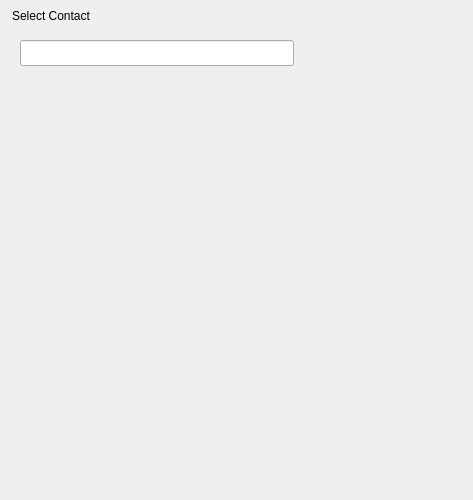
<?xml version="1.0" encoding="UTF-8"?>
<ui version="4.0">
 <class>SelectChatDialog</class>
 <widget class="QDialog" name="SelectChatDialog">
  <property name="geometry">
   <rect>
    <x>0</x>
    <y>0</y>
    <width>473</width>
    <height>500</height>
   </rect>
  </property>
  <property name="windowTitle">
   <string>SelectChatDialog</string>
  </property>
  <layout class="QVBoxLayout" name="verticalLayoutMain">
   <property name="spacing">
    <number>0</number>
   </property>
   <property name="leftMargin">
    <number>0</number>
   </property>
   <property name="topMargin">
    <number>0</number>
   </property>
   <property name="rightMargin">
    <number>0</number>
   </property>
   <property name="bottomMargin">
    <number>0</number>
   </property>
   <item>
    <widget class="QWidget" name="titleBar" native="true">
     <property name="minimumSize">
      <size>
       <width>0</width>
       <height>31</height>
      </size>
     </property>
     <property name="maximumSize">
      <size>
       <width>16777215</width>
       <height>31</height>
      </size>
     </property>
     <layout class="QHBoxLayout" name="horizontalLayout_3">
      <property name="spacing">
       <number>6</number>
      </property>
      <property name="leftMargin">
       <number>12</number>
      </property>
      <property name="topMargin">
       <number>0</number>
      </property>
      <property name="rightMargin">
       <number>0</number>
      </property>
      <property name="bottomMargin">
       <number>0</number>
      </property>
      <item>
       <widget class="QLabel" name="title">
        <property name="text">
         <string>Select Contact</string>
        </property>
       </widget>
      </item>
      <item>
       <spacer name="horizontalSpacer_5">
        <property name="orientation">
         <enum>Qt::Horizontal</enum>
        </property>
        <property name="sizeHint" stdset="0">
         <size>
          <width>40</width>
          <height>20</height>
         </size>
        </property>
       </spacer>
      </item>
      <item>
       <layout class="QGridLayout" name="gridLayout">
        <property name="spacing">
         <number>0</number>
        </property>
        <item row="0" column="1">
         <widget class="QPushButton" name="btnClose">
          <property name="text">
           <string/>
          </property>
          <property name="autoDefault">
           <bool>false</bool>
          </property>
          <property name="flat">
           <bool>true</bool>
          </property>
         </widget>
        </item>
        <item row="1" column="0" colspan="2">
         <spacer name="verticalSpacer_2">
          <property name="orientation">
           <enum>Qt::Vertical</enum>
          </property>
          <property name="sizeHint" stdset="0">
           <size>
            <width>20</width>
            <height>13</height>
           </size>
          </property>
         </spacer>
        </item>
       </layout>
      </item>
     </layout>
    </widget>
   </item>
   <item>
    <widget class="QWidget" name="searchBar" native="true">
     <property name="minimumSize">
      <size>
       <width>0</width>
       <height>44</height>
      </size>
     </property>
     <property name="maximumSize">
      <size>
       <width>16777215</width>
       <height>44</height>
      </size>
     </property>
     <layout class="QHBoxLayout" name="horizontalLayout">
      <property name="spacing">
       <number>9</number>
      </property>
      <property name="leftMargin">
       <number>20</number>
      </property>
      <property name="topMargin">
       <number>0</number>
      </property>
      <property name="rightMargin">
       <number>20</number>
      </property>
      <property name="bottomMargin">
       <number>0</number>
      </property>
      <item>
       <widget class="FilterLineEdit" name="leditFilter">
        <property name="sizePolicy">
         <sizepolicy hsizetype="Fixed" vsizetype="Fixed">
          <horstretch>0</horstretch>
          <verstretch>0</verstretch>
         </sizepolicy>
        </property>
        <property name="minimumSize">
         <size>
          <width>274</width>
          <height>26</height>
         </size>
        </property>
        <property name="maximumSize">
         <size>
          <width>274</width>
          <height>26</height>
         </size>
        </property>
        <property name="focusPolicy">
         <enum>Qt::ClickFocus</enum>
        </property>
        <property name="placeholderText">
         <string/>
        </property>
       </widget>
      </item>
      <item>
       <spacer name="horizontalSpacer">
        <property name="orientation">
         <enum>Qt::Horizontal</enum>
        </property>
        <property name="sizeHint" stdset="0">
         <size>
          <width>40</width>
          <height>20</height>
         </size>
        </property>
       </spacer>
      </item>
     </layout>
    </widget>
   </item>
   <item>
    <widget class="SelectChatWidget" name="selectChatWidget" native="true"/>
   </item>
  </layout>
 </widget>
 <layoutdefault spacing="6" margin="11"/>
 <customwidgets>
  <customwidget>
   <class>FilterLineEdit</class>
   <extends>QLineEdit</extends>
   <header location="global">filterlineedit.h</header>
  </customwidget>
  <customwidget>
   <class>SelectChatWidget</class>
   <extends>QWidget</extends>
   <header location="global">selectchatwidget.h</header>
   <container>1</container>
  </customwidget>
 </customwidgets>
 <resources/>
 <connections/>
</ui>
